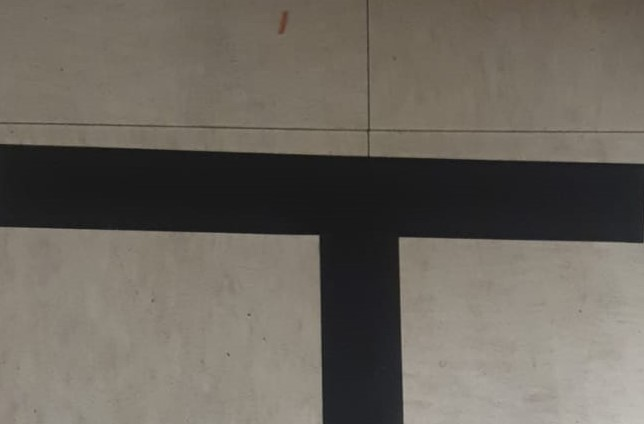
#> input picture Generated Images/T_junction.jpeg, 644 x 424 px; its folder holds only this picture in this run
$ python -i line_barycenter_detection_v6.py   (imports and definitions only)
#> lines starting #> are read from the running program, lines starting #| are printed output that depends on the picture; after the words box and inside, x2 and y2 are one past the last pixel; in counts of white or black regions, pixels touching at a corner belong together
#> further down, picture is the input picture: shape (424, 644, 3); mean B, G, R 93.4, 101.9, 107.5
import cv2
import numpy as np
import math
import os

def hybrid_angle_detection(image):
    """
    Merges the line angle calculation approach with the barycenter approach.
    Uses the barycenter method when the intersection of the detected line
    with the bottom horizontal line lies outside the central third of the image.

    Args:
        image (numpy.ndarray): Input image (assumed to be in BGR format).

    Returns:
        angle (float): The angle in degrees. Negative for left turns, positive for right turns.
        processed_image (numpy.ndarray): Image with visualization.
    """

    # Determine the height of the image
    height, width = image.shape[:2]
#> height = 424; width = 644

    # Crop the top third of the image
    image = image[height // 3 :, :]
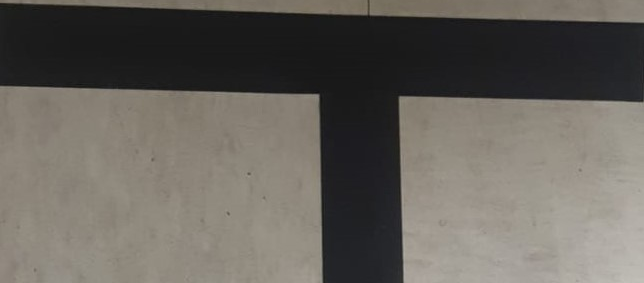
#> image: shape (283, 644, 3); mean of channels 0, 1, 2 92.5, 99, 103.1; drawn as B, G, R

    # Convert the image to grayscale
    gray = cv2.cvtColor(image, cv2.COLOR_BGR2GRAY)

    # Threshold to detect the black line
    _, binary = cv2.threshold(gray, 50, 255, cv2.THRESH_BINARY_INV)
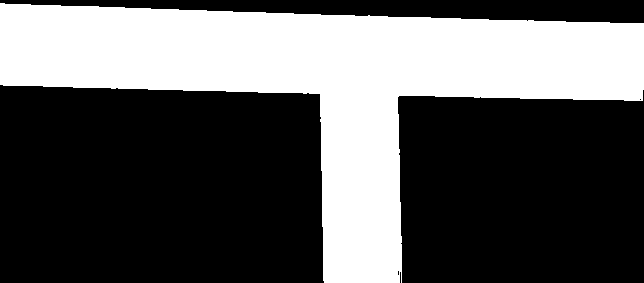
#> binary: shape (283, 644); 36.3% white; 1 white region

    # Find contours of the black line
    contours, _ = cv2.findContours(binary, cv2.RETR_EXTERNAL, cv2.CHAIN_APPROX_SIMPLE)
#> contours = 1 contour; box (x1, y1, x2, y2) and area: (0, 3, 644, 283) 65161

    if not contours:
        return None, image, False # No contours found

    #Adjust to exclude thin black lines
    MIN_CONTOUR_AREA = 500  # Adjust this threshold based on your environment

    # Filter contours by area
    contours = [cnt for cnt in contours if cv2.contourArea(cnt) > MIN_CONTOUR_AREA]

    # Find the largest contour
    if len(contours) == 0:
        return None, image, False
    largest_contour = max(contours, key=cv2.contourArea)
#> largest_contour = contour of 129 points, box (x1, y1, x2, y2) (0, 3, 644, 283), area 65161

    # Fit a line to the contour
    [vx, vy, x, y] = cv2.fitLine(largest_contour, cv2.DIST_L2, 0, 0.01, 0.01)
#> vx = [0.994]; vy = [0.107]; x = [324.7]; y = [88.83]

    # Image dimensions
    h, w = image.shape[:2]
#> h = 283; w = 644
    center_left = 1 * w // 3
#> center_left = 214
    center_right = 2 * (w // 3)
#> center_right = 428

    # Calculate intersection with the bottom horizontal line
    if vy == 0:  # Avoid division by zero
        return None, image, None

    bottom_intersection_x = int(x - (y / vy) * vx)
#> bottom_intersection_x = -502

    # Calculate if the intersection is in the lower half of the image
    line_intersection_in_lower_half = y >= (h // 2)
#> line_intersection_in_lower_half = [False]


    is_line = False
    # Check if the intersection is in the central third and in the lower half
    if (center_left <= bottom_intersection_x <= center_right) and line_intersection_in_lower_half:
        is_line = True
        # Calculate the angle of the line relative to the vertical
        angle = math.atan2(vy, vx) * 180 / math.pi
        angle -= 90  # Adjust to make 0° vertical
        if angle < -90:
            angle += 180
        if angle > 90:
            angle -= 180

        # Draw the detected line and center vertical
        processed_image = image.copy()
        line_length = max(h, w)
        pt1 = (int(x - line_length * vx), int(y - line_length * vy))
        pt2 = (int(x + line_length * vx), int(y + line_length * vy))
        cv2.line(processed_image, pt1, pt2, (0, 255, 0), 2)  # Detected line in green
        cv2.line(processed_image, (w // 2, 0), (w // 2, h), (0, 0, 255), 2)  # Center vertical in red
    else:
        # Use barycenter approach
        moments = cv2.moments(largest_contour)
#> moments = moments, m00 65161, centre m10/m00, m01/m00 = (327.6, 83.35)
        if moments["m00"] == 0:
            return None, image, False  # Invalid contour

        cx = int(moments["m10"] / moments["m00"])
#> cx = 327
        cy = int(moments["m01"] / moments["m00"])
#> cy = 83
        bottom_center = (w // 2, h - 1)
#> bottom_center = (322, 282)

        dx = cx - bottom_center[0]
#> dx = 5
        dy = bottom_center[1] - cy
#> dy = 199

        angle = math.degrees(math.atan2(dy, dx))
#> angle = 88.56
        angle_from_vertical = 90 - angle
#> angle_from_vertical = 1.44

        # Visualization
        processed_image = image.copy()
        cv2.drawContours(processed_image, [largest_contour], -1, (0, 255, 0), 2)
        cv2.circle(processed_image, (cx, cy), 5, (0, 0, 255), -1)  # Barycenter in red
#> processed_image: shape (283, 644, 3); mean of channels 0, 1, 2 91.2, 105.1, 101.8
        cv2.line(processed_image, bottom_center, (cx, cy), (0, 255, 255), 2)  # Line to barycenter in yellow
        cv2.line(processed_image, (w // 2, h // 2), bottom_center, (255, 0, 0), 2)  # Vertical in blue
        cv2.putText(processed_image, f"Angle: {angle_from_vertical:.2f}°", (10, 30), cv2.FONT_HERSHEY_SIMPLEX, 1, (0, 255, 0), 2)
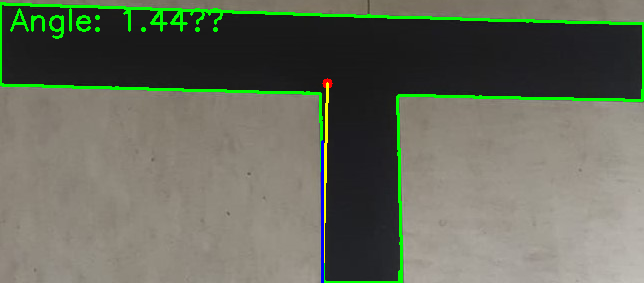
#> processed_image: shape (283, 644, 3); mean of channels 0, 1, 2 91.5, 106.6, 102; drawn as B, G, R
        angle = angle_from_vertical
#> angle = 1.44

    return angle, processed_image, is_line

def process_images(directory_path):
    """
    Processes all images in the given directory and calculates the angle using the hybrid approach.

    Args:
        directory_path (str): Path to the directory containing images.
    """
    if not os.path.isdir(directory_path):
        print(f"Directory '{directory_path}' not found!")
        return

    image_files = [f for f in os.listdir(directory_path) if f.lower().endswith(('.png', '.jpg', '.jpeg'))]
    if not image_files:
        print(f"No images found in the directory '{directory_path}'.")
        return

    print(f"Processing images in directory: {directory_path}")

    for image_file in image_files:
        image_path = os.path.join(directory_path, image_file)
        image = cv2.imread(image_path)

        if image is None:
            print(f"Failed to load image: {image_file}")
            continue

        angle, result_image = hybrid_angle_detection(image)

        if angle is not None:
            print(f"{image_file}: Angle = {angle:.2f}°")
        else:
            print(f"{image_file}: No valid line or region detected!")

        cv2.imshow(f"Processed - {image_file}", result_image)
        cv2.waitKey(0)
        cv2.destroyAllWindows()

    print("All images have been processed.")

# Example usage
# [3 lines not run here, left out]

>>> import cv2
>>> picture = cv2.imread('Generated Images/T_junction.jpeg')
>>> result = hybrid_angle_detection(picture)
